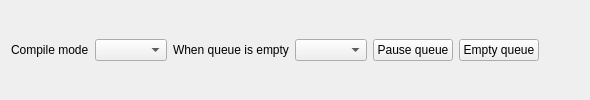
      <widget class="QWidget" name="tab_queue">
       <property name="sizePolicy">
        <sizepolicy hsizetype="Expanding" vsizetype="Expanding">
         <horstretch>0</horstretch>
         <verstretch>0</verstretch>
        </sizepolicy>
       </property>
       <attribute name="icon">
        <iconset>
         <normaloff>:/qtutils/fugue/inbox.png</normaloff>:/qtutils/fugue/inbox.png</iconset>
       </attribute>
       <attribute name="title">
        <string>Queue</string>
       </attribute>
       <layout class="QVBoxLayout" name="verticalLayout_queue_tab">
        <item>
         <layout class="QHBoxLayout" name="horizontalLayout_queue_controls">
          <item>
           <widget class="QLabel" name="label_queue_compile_mode">
            <property name="text">
             <string>Compile mode</string>
            </property>
           </widget>
          </item>
          <item>
           <widget class="QComboBox" name="queue_compile_mode_combo"/>
          </item>
          <item>
           <widget class="QLabel" name="label_queue_empty_policy">
            <property name="text">
             <string>When queue is empty</string>
            </property>
           </widget>
          </item>
          <item>
           <widget class="QComboBox" name="queue_empty_policy_combo"/>
          </item>
          <item>
           <widget class="QPushButton" name="queue_pause_button">
            <property name="focusPolicy">
             <enum>Qt::FocusPolicy::NoFocus</enum>
            </property>
            <property name="toolTip">
             <string>Stop this runmanager offering shots to BLACS, including the default shot.
This does not stop BLACS: the shot it is running finishes normally, and it goes on
running its local override shot while the queue is paused. The queue is left as it
is, so resuming offers the same shot at its head.</string>
            </property>
            <property name="text">
             <string>Pause queue</string>
            </property>
            <property name="checkable">
             <bool>true</bool>
            </property>
           </widget>
          </item>
          <item>
           <widget class="QPushButton" name="pushButton_abort">
            <property name="focusPolicy">
             <enum>Qt::FocusPolicy::NoFocus</enum>
            </property>
            <property name="toolTip">
             <string>Remove every shot waiting in the queue, including one still compiling.
 A shot BLACS has is kept.</string>
            </property>
            <property name="text">
             <string>Empty queue</string>
            </property>
            <property name="icon">
             <iconset>
              <normaloff>:/qtutils/fugue/cross-octagon.png</normaloff>:/qtutils/fugue/cross-octagon.png</iconset>
            </property>
           </widget>
          </item>
          <item>
           <spacer name="horizontalSpacer_queue_controls">
            <property name="orientation">
             <enum>Qt::Orientation::Horizontal</enum>
            </property>
            <property name="sizeHint" stdset="0">
             <size>
              <width>40</width>
              <height>20</height>
             </size>
            </property>
           </spacer>
          </item>
         </layout>
        </item>
       </layout>
      </widget>
